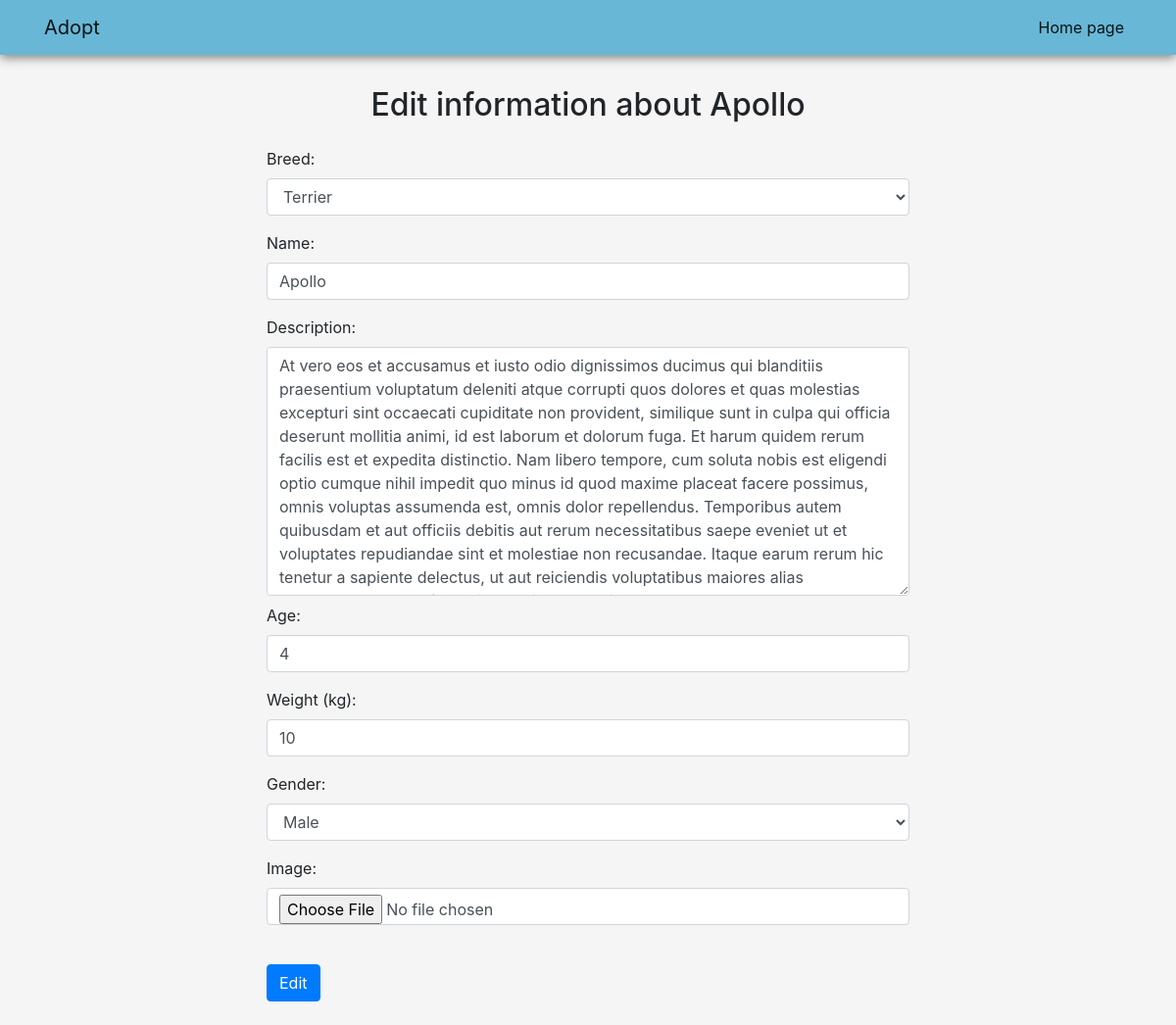
/dog/4/update/, run on an earlier commit of the app's database.
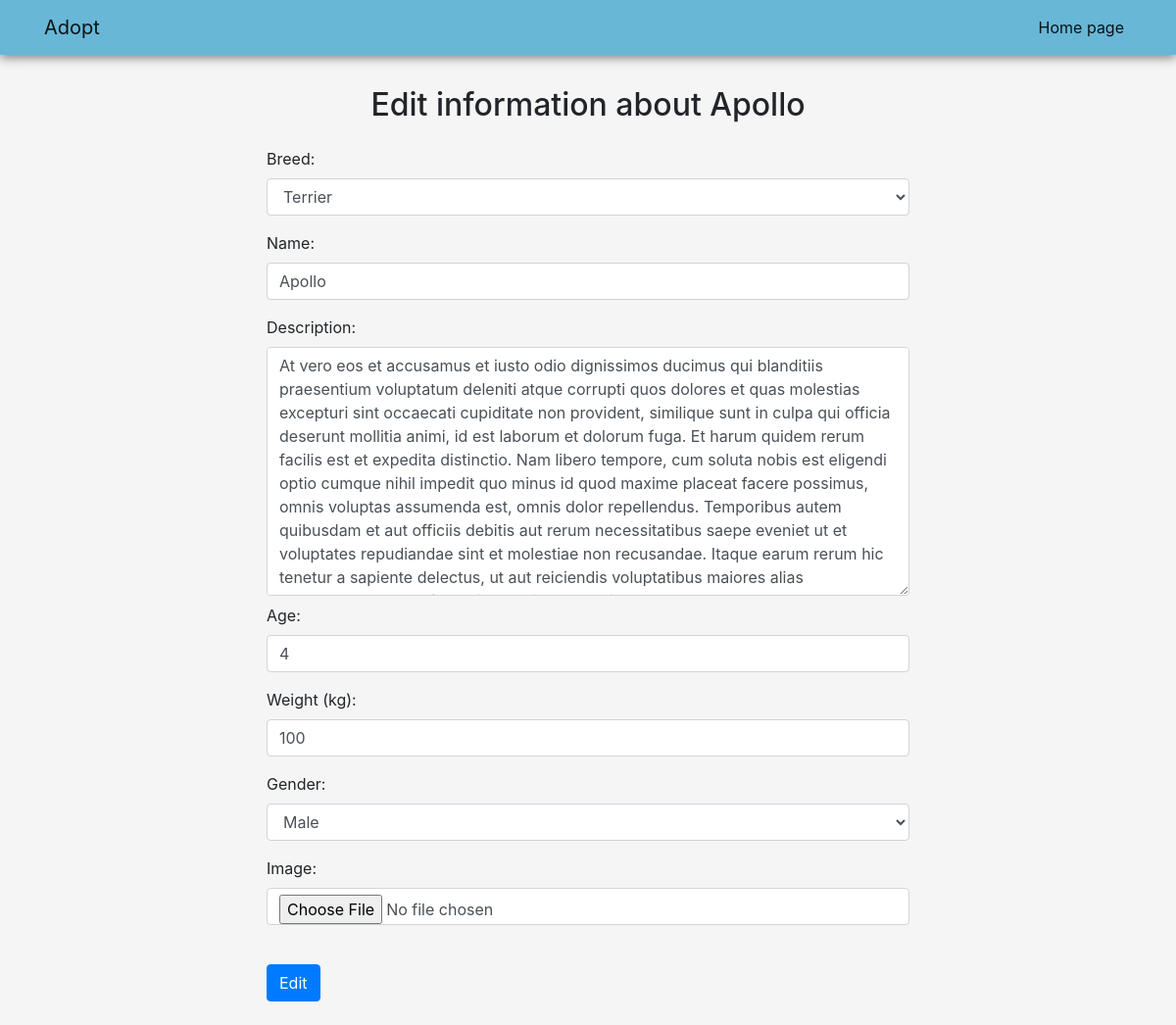
And on a later commit of the database.
### adoption/models.py (models this page shows, shortened)
class Dog(models.Model):
    gender_choices = [
        ('male', 'Male'),
        ('female', 'Female'),
    ]
    breed = models.ForeignKey(Breed, on_delete=models.PROTECT)
    name = models.CharField(max_length=100)
    description = models.TextField()
    age = models.IntegerField()
    weight = models.IntegerField()
    gender = models.CharField(max_length=8, choices=gender_choices, default='male')
    image = models.ImageField(default='default.jpg', upload_to='dog_pictures')
    time_posted = models.DateTimeField(default=timezone.now)
    class Meta:
        ordering = ['age']

### adoption/views.py (the view, shortened to what this page needs)
# urls.py: path('dog/<int:dog_id>/update/', update, name='update'),
def update(request, dog_id):
    dog = does_object_exist(dog_id)
    breeds = Breed.objects.all()
    context = {
        'dog': dog,
        'breeds': breeds
    }
    return render(request, 'adoption/update.html', context)

### adoption/views.py (called while the page is built)
def does_object_exist(dog_id):
    try:
        dog = get_object_or_404(Dog, pk=dog_id)
    except Dog.DoesNotExist:
        raise Http404("Dog with this id doesn't exist.")
    return dog

### adoption/templates/adoption/update.html (shortened to what this page needs)
{% extends 'adoption/base.html' %}
{% load static %}
{% block head %}
    <link rel="stylesheet" type="text/css" href="{% static 'adoption/home.css' %}">
{% endblock head %}
{% block content %}
    <div class="d-flex flex-column align-items-center">
        <h2 class="mb-4">Edit information about {{ dog.name }}</h2>
        <form method="POST">
            <div class="form-group">
                <label for="breed">Breed: </label>
                <select class="form-control mb-3" id="breed" name="breed">
                    {% for breed in breeds %}
                        <option value="{{ breed.breedType }}">{{ breed.breedType }}</option>
                    {% endfor %}
                </select>
                <label for="name">Name: </label>
                <input class="form-control mb-3" type="text" id="name" name="name" value="{{ dog.name }}" required maxlength="100" minlength="2">
                <label for="description">Description: </label>
                <textarea rows="10" cols="60" class="form-control mb-2" type="text" id="description" name="description" value="{{ dog.description }}" required>{{ dog.description }}
                </textarea>
                <label for="age">Age: </label>
                <input class="form-control mb-3" type="number" id="age" name="age" value="{{ dog.age }}" required min="0" max="100">
                <label for="weight">Weight (kg): </label>
                <input class="form-control mb-3" type="number" id="weight" name="weight" value="{{ dog.weight }}" required min="1" max="100">
                <label for="gender">Gender: </label>
                <select class="form-control mb-3" id="gender" name="gender">
                    <option value="Male">Male</option>
                </select>
                <label for="image">Image: </label>
                <input class="form-control mb-3" type="file" id="image" name="image" value="{{ dog.image.url }}" required>
            </div>
            <br>
            <input class="btn btn-primary" type="submit" value="Edit">
        </form>
        <br>
    </div>
{% endblock content %}

What changed in the data, as far as the page shows it:
changed Dog "Apollo": weight "10" → "100"
